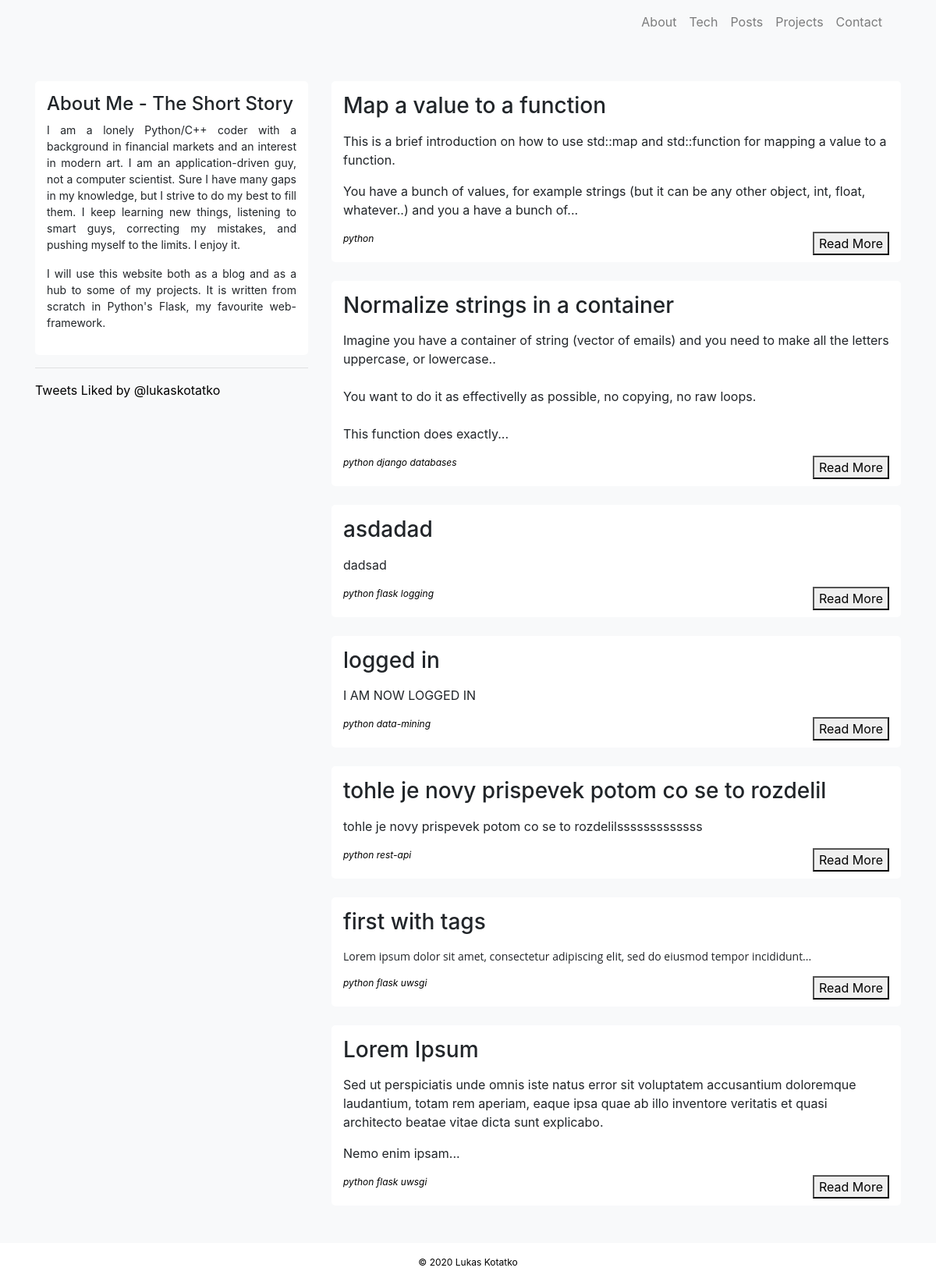
The page /posts on the database its author committed.
### application/models.py (models this page shows, shortened)
class PostModel(db.Model):
    __tablename__ = "posts"
    id = db.Column(db.Integer, primary_key=True)
    title = db.Column(db.String(128), unique=False, nullable=False)
    body = db.Column(db.Text, unique=False, nullable=False)
    tags = db.Column(db.Text, unique=False, nullable=True)
    time_posted = db.Column(db.DateTime, unique=False, nullable=False)

### application/routes.py (the view)
@app.route('/')
@app.route('/posts')
def index():
    posts = PostModel.query.all()
    return render_template("posts.html", posts=posts)

### application/templates/posts.html (shortened to what this page needs)
{% extends 'layout.html' %}
{% block content %}
<div class="row">
    <div class="container col-sm-4" style="text-align: justify">
        <div class="mycontainer">
            <h4>About Me - The Short Story</h4>
            <p class="about">I am a lonely Python/C++ coder with a background in financial markets and an interest in modern art. I am an application-driven guy, not a computer scientist. Sure I have many gaps in my knowledge, but I strive to do my best to fill them. I keep learning new things, listening to smart guys, correcting my mistakes, and pushing myself to the limits. I enjoy it.</p>
            <p class="about">I will use this website both as a blog and as a hub to some of my projects. It is written from scratch in Python's Flask, my favourite web-framework.</p>
        </div>
        <hr>
        <div>
            <a class="twitter-timeline" data-theme="light" href="https://twitter.com/lukaskotatko/likes?ref_src=twsrc%5Etfw">Tweets Liked by @lukaskotatko</a>
        </div>
    </div>
    <div class="container col-sm-8">
        {% include 'partials/article.html' %}
    </div>
</div>
{% endblock %}

### application/templates/partials/article.html (shortened to what this page needs)
{%+ for post in posts %}
    <article class="mycontainer">
        <h3>{{ post.title }}</h3>
        <p>{{ post.body | safe | truncate(250) }}</p>
        {% if tags != None %}
            {% for tag in post.tags.split(",") %}
                    <a href=" {{url_for('tagged_posts', tag=tag.strip()) }} "><div class="float-left tags">{{ tag }}&nbsp</div></a>
            {% endfor %}
        {% endif  %}
        <div class="float-right">
            <a href="{{ url_for('post', post_id = post.id) }}"><button class="uk-button uk-button-small">Read More</button></a>
        </div>
        <br>
    </article>
<br>

### application/static/css/style.css (style rules this page uses)
html, body { background-color: #F8F9FA; }
a:link { color: black; }
.mycontainer { background-color: white; padding: 15px; border-radius: 5px; }
body { margin:0; padding:0; }
.about { font-size: 14px; }
.tags { text-align: left; font-size: 12px; font-style: italic; }

### rows shown on the page
PostModel: title "Map a value to a function", body "This is a brief introduction on how to use std::map and std::function for mapping a value to a function. You have a bunch of values, for example strings (but it can be any other object, int, float, whatever..) and you a have a bunch of...", tags "python"
PostModel: title "Normalize strings in a container", body "Imagine you have a container of string (vector of emails) and you need to make all the letters uppercase, or lowercase.. You want to do it as effectivelly as possible, no copying, no raw loops. This function does exactly...", tag "python" "django" "databases"
PostModel: title "asdadad", body "dadsad", tag "python" "flask" "logging"
PostModel: title "logged in", body "I AM NOW LOGGED IN", tag "python" "data-mining"
PostModel: title "tohle je novy prispevek potom co se to rozdelil", body "tohle je novy prispevek potom co se to rozdelilsssssssssssss", tag "python" "rest-api"
PostModel: title "first with tags", body "Lorem ipsum dolor sit amet, consectetur adipiscing elit, sed do eiusmod tempor incididunt...", tag "python" "flask" "uwsgi"
PostModel: title "Lorem Ipsum", body "Sed ut perspiciatis unde omnis iste natus error sit voluptatem accusantium doloremque laudantium, totam rem aperiam, eaque ipsa quae ab illo inventore veritatis et quasi architecto beatae vitae dicta sunt explicabo. Nemo enim ipsam...", tag "python" "flask" "uwsgi"
